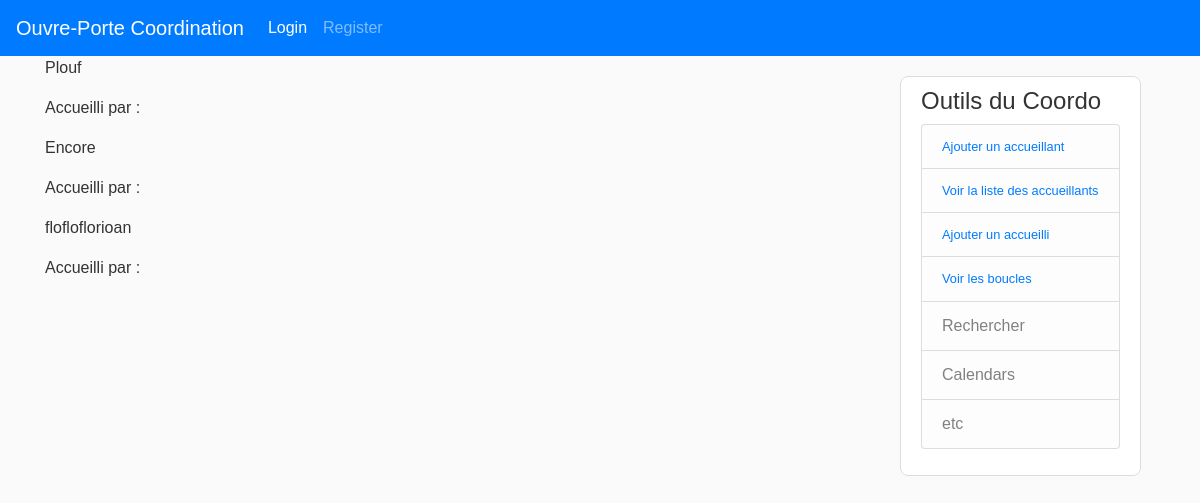
Page /liste_accueillis on the earlier database version.
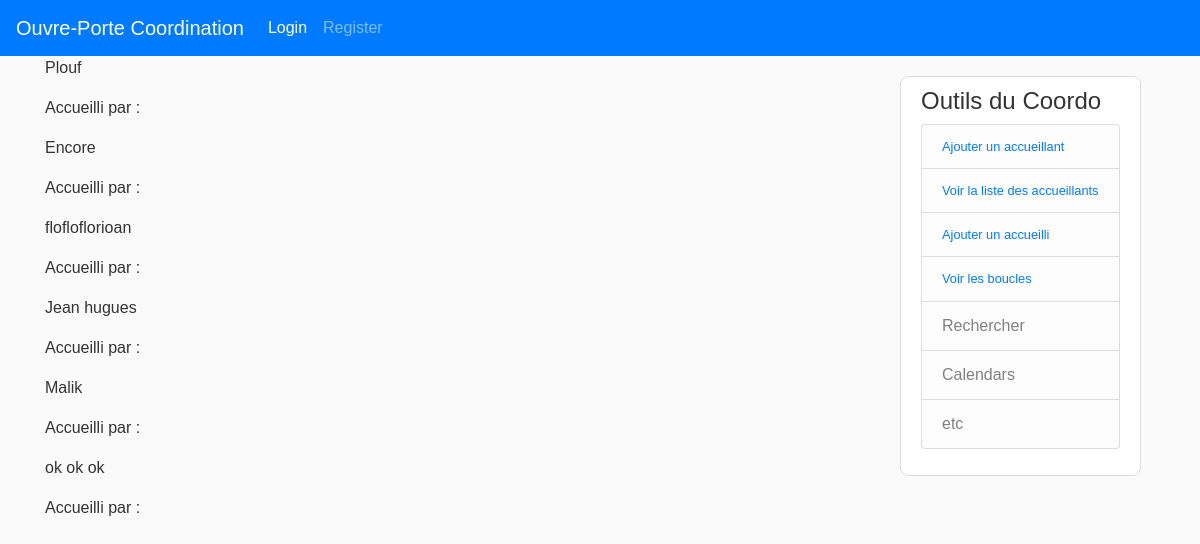
Same page on the later database version.
### flask_app/models.py (models this page shows, shortened)
class Accueilli(db.Model):
    __tablename__ = 'accueillis'
    id = db.Column(db.Integer, primary_key=True)
    nom = db.Column(db.String(120), unique=True, nullable=False)
    email = db.Column(db.String(120), unique=False, nullable=True)
    tel = db.Column(db.String(120), unique=False, nullable=True)
    remarques = db.Column(db.Text, unique=False, nullable=True)

### flask_app/routes.py (the view)
@app.route('/liste_accueillis')
def liste_accueillis():
    accueillis = Accueilli.query.all()
    return render_template('test.html', accueillis=accueillis)

### flask_app/templates/test.html (shortened to what this page needs)
{% extends "layout.html" %}
{% block content %}
{% for acc in accueillis %}
<p> {{ acc.nom }}</p>
<p> Accueilli par : </p>
{% endfor %}
{% endblock content %}

### flask_app/templates/layout.html (shortened to what this page needs)
<!DOCTYPE html>
<html lang="en">
<head>
  <link rel="stylesheet" href="https://stackpath.bootstrapcdn.com/bootstrap/4.4.1/css/bootstrap.min.css"
>
  <link rel="stylesheet" type="text/css" href="{{ url_for('static', filename='main.css')}}">
</head>
<body>
  <nav class="navbar navbar-expand-lg navbar-dark bg-primary">
    <a class="navbar-brand" href="{{ url_for('index') }}">Ouvre-Porte Coordination</a>
    <div class="collapse navbar-collapse" id="navbarNavDropdown">
      <ul class="navbar-nav">
        {% if current_user.is_authenticated %}
        <li class="nav-item active">
          <a class="nav-link" href="{{url_for('logout')}}">Logout <span class="sr-only">(current)</span></a>
        </li>
        {% else %}
        <li class="nav-item active">
          <a class="nav-link" href="{{url_for('login')}}">Login <span class="sr-only">(current)</span></a>
        </li>
        <li class="nav-item">
          <a class="nav-link" href="{{url_for('register')}}">Register</a>
        </li>
        {% endif %}
      </ul>
    </div>
  </nav>
  <main role="main" class="container">
    <div class="row">
      <div class="col-md-9">
        {% block content %}{% endblock %}
      </div>
      <div class="col-md-3">
        <div class="outils-coordo content-section">
          <h4>Outils du Coordo</h4>
          <ul class="list-group">
            <li class="nav-item list-group-item list-group-item-light">
              <a class="nav-link small p-0" href="{{url_for('new_accueillant')}}">Ajouter un accueillant
              </a>
            </li>
            <li class="nav-item list-group-item list-group-item-light">
              <a class="nav-link small p-0" href="{{url_for('liste_accueillants')}}">Voir la liste des accueillants </a>
            </li>
            <li class="nav-item list-group-item list-group-item-light">
              <a class="nav-link small p-0" href="{{url_for('new_accueilli')}}">Ajouter un accueilli </a>
            </li>
            <li class="nav-item list-group-item list-group-item-light">
              <a class="nav-link small p-0" href="{{url_for('liste_accueillis')}}">Voir les boucles </a>
            </li>
            <li class="list-group-item list-group-item-light">Rechercher</li>
            <li class="list-group-item list-group-item-light">Calendars</li>
            <li class="list-group-item list-group-item-light">etc</li>
          </ul>
        </div>
      </div>
    </div>
  </main>
</body>
</html>

### flask_app/static/main.css (style rules this page uses)
body { background: #fafafa; color: #333333; font-family: Verdana, Geneva, sans-serif !important; }
.content-section { background: #ffffff; border-radius: 8px; border: 1px solid #dddddd; padding: 10px 20px; margin-bottom: 20px; margin-top: 20px; }
.outils-coordo { position: fixed; }

Differences in the rows shown:
added Accueilli: nom "Jean hugues"
added Accueilli: nom "Malik"
added Accueilli: nom "ok ok ok"
